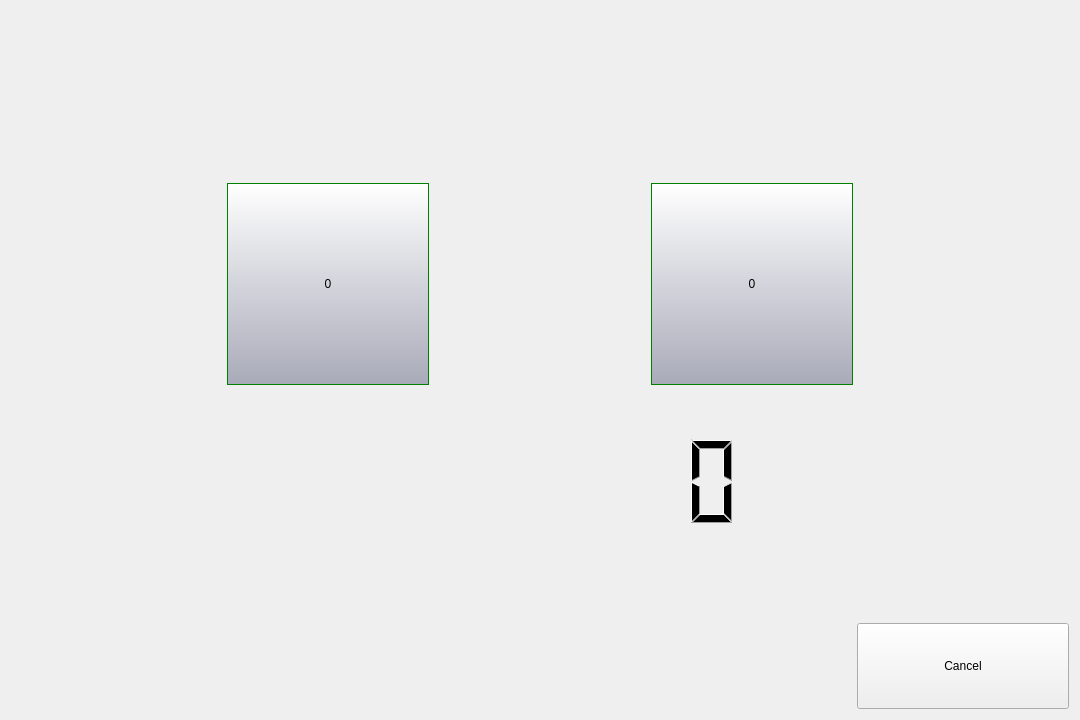
<?xml version="1.0" encoding="UTF-8"?>
<ui version="4.0">
 <class>Form</class>
 <widget class="QWidget" name="Form">
  <property name="geometry">
   <rect>
    <x>0</x>
    <y>0</y>
    <width>1080</width>
    <height>720</height>
   </rect>
  </property>
  <property name="windowTitle">
   <string>Form</string>
  </property>
  <property name="styleSheet">
   <string notr="true">#btnScore1, #btnScore2 {
background-color: qlineargradient(x1: 0, y1: 0, x2: 0, y2: 1, stop: 0 white, stop: 1 rgb(168, 170, 184));
color: black;
 border-style: solid;
 border-width:1px;
 border-radius:14ex;
 border-color: green;
 max-width:200px;
 max-height:200px;
 min-width:200px;
 min-height:200px;
}
</string>
  </property>
  <layout class="QVBoxLayout" name="verticalLayout">
   <item>
    <spacer name="verticalSpacer">
     <property name="orientation">
      <enum>Qt::Vertical</enum>
     </property>
     <property name="sizeType">
      <enum>QSizePolicy::Expanding</enum>
     </property>
     <property name="sizeHint" stdset="0">
      <size>
       <width>20</width>
       <height>40</height>
      </size>
     </property>
    </spacer>
   </item>
   <item>
    <spacer name="verticalSpacer_4">
     <property name="orientation">
      <enum>Qt::Vertical</enum>
     </property>
     <property name="sizeHint" stdset="0">
      <size>
       <width>20</width>
       <height>40</height>
      </size>
     </property>
    </spacer>
   </item>
   <item>
    <layout class="QHBoxLayout" name="horizontalLayout">
     <item>
      <spacer name="horizontalSpacer_2">
       <property name="orientation">
        <enum>Qt::Horizontal</enum>
       </property>
       <property name="sizeHint" stdset="0">
        <size>
         <width>40</width>
         <height>20</height>
        </size>
       </property>
      </spacer>
     </item>
     <item>
      <widget class="QPushButton" name="btnScore1">
       <property name="text">
        <string>0</string>
       </property>
      </widget>
     </item>
     <item>
      <spacer name="horizontalSpacer_3">
       <property name="orientation">
        <enum>Qt::Horizontal</enum>
       </property>
       <property name="sizeHint" stdset="0">
        <size>
         <width>40</width>
         <height>20</height>
        </size>
       </property>
      </spacer>
     </item>
     <item>
      <widget class="QPushButton" name="btnScore2">
       <property name="text">
        <string>0</string>
       </property>
      </widget>
     </item>
     <item>
      <spacer name="horizontalSpacer">
       <property name="orientation">
        <enum>Qt::Horizontal</enum>
       </property>
       <property name="sizeHint" stdset="0">
        <size>
         <width>40</width>
         <height>20</height>
        </size>
       </property>
      </spacer>
     </item>
    </layout>
   </item>
   <item>
    <spacer name="verticalSpacer_2">
     <property name="orientation">
      <enum>Qt::Vertical</enum>
     </property>
     <property name="sizeType">
      <enum>QSizePolicy::Preferred</enum>
     </property>
     <property name="sizeHint" stdset="0">
      <size>
       <width>20</width>
       <height>40</height>
      </size>
     </property>
    </spacer>
   </item>
   <item>
    <widget class="QLCDNumber" name="lcdChrono">
     <property name="sizePolicy">
      <sizepolicy hsizetype="Expanding" vsizetype="Fixed">
       <horstretch>0</horstretch>
       <verstretch>0</verstretch>
      </sizepolicy>
     </property>
     <property name="minimumSize">
      <size>
       <width>200</width>
       <height>100</height>
      </size>
     </property>
     <property name="frameShape">
      <enum>QFrame::NoFrame</enum>
     </property>
     <property name="smallDecimalPoint">
      <bool>false</bool>
     </property>
     <property name="digitCount">
      <number>8</number>
     </property>
    </widget>
   </item>
   <item>
    <spacer name="verticalSpacer_3">
     <property name="orientation">
      <enum>Qt::Vertical</enum>
     </property>
     <property name="sizeHint" stdset="0">
      <size>
       <width>20</width>
       <height>40</height>
      </size>
     </property>
    </spacer>
   </item>
   <item>
    <layout class="QHBoxLayout" name="horizontalLayout_2">
     <item>
      <spacer name="horizontalSpacer_4">
       <property name="orientation">
        <enum>Qt::Horizontal</enum>
       </property>
       <property name="sizeHint" stdset="0">
        <size>
         <width>40</width>
         <height>20</height>
        </size>
       </property>
      </spacer>
     </item>
     <item>
      <spacer name="horizontalSpacer_6">
       <property name="orientation">
        <enum>Qt::Horizontal</enum>
       </property>
       <property name="sizeHint" stdset="0">
        <size>
         <width>40</width>
         <height>20</height>
        </size>
       </property>
      </spacer>
     </item>
     <item>
      <spacer name="horizontalSpacer_7">
       <property name="orientation">
        <enum>Qt::Horizontal</enum>
       </property>
       <property name="sizeHint" stdset="0">
        <size>
         <width>40</width>
         <height>20</height>
        </size>
       </property>
      </spacer>
     </item>
     <item>
      <spacer name="horizontalSpacer_5">
       <property name="orientation">
        <enum>Qt::Horizontal</enum>
       </property>
       <property name="sizeHint" stdset="0">
        <size>
         <width>40</width>
         <height>20</height>
        </size>
       </property>
      </spacer>
     </item>
     <item>
      <widget class="QPushButton" name="btnCancel">
       <property name="sizePolicy">
        <sizepolicy hsizetype="Expanding" vsizetype="Expanding">
         <horstretch>0</horstretch>
         <verstretch>0</verstretch>
        </sizepolicy>
       </property>
       <property name="text">
        <string>Cancel</string>
       </property>
      </widget>
     </item>
    </layout>
   </item>
  </layout>
 </widget>
 <resources/>
 <connections/>
</ui>
